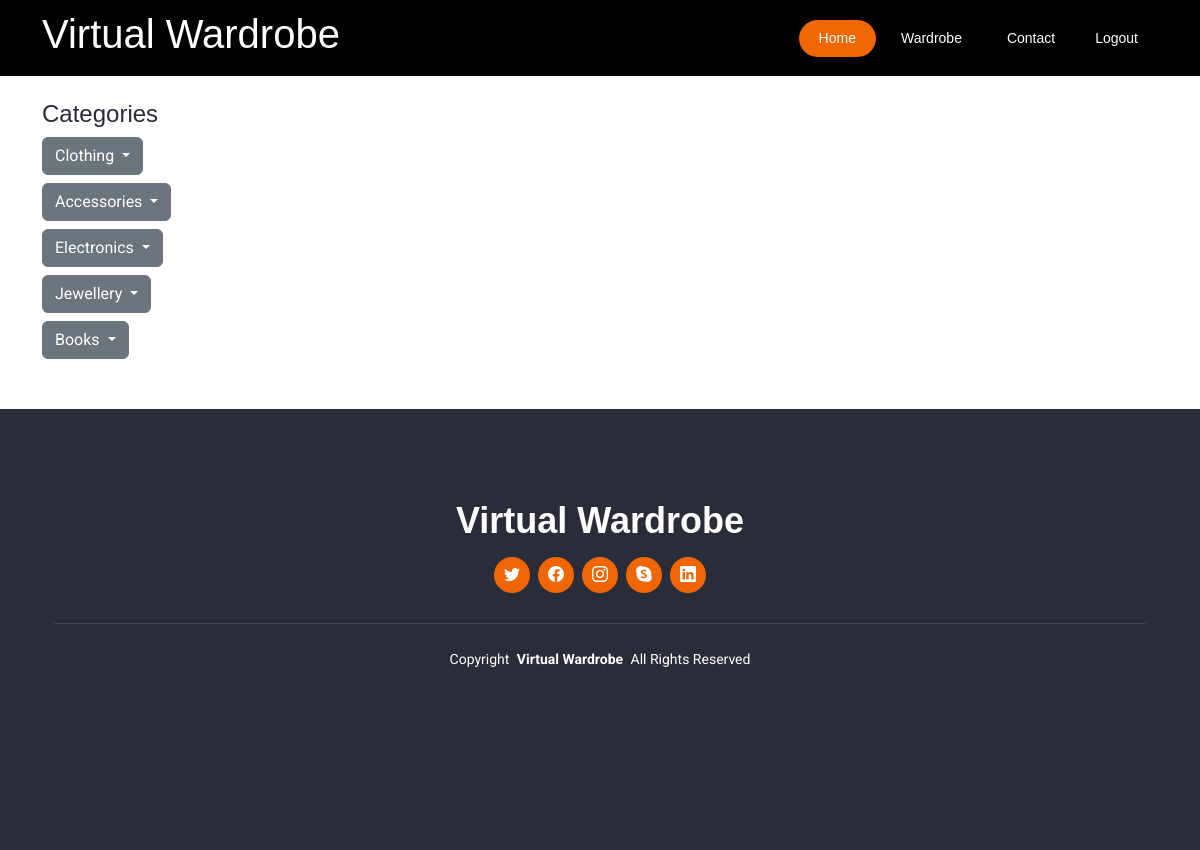
The app's page /wardrobe/Shirts (signed in), older data.
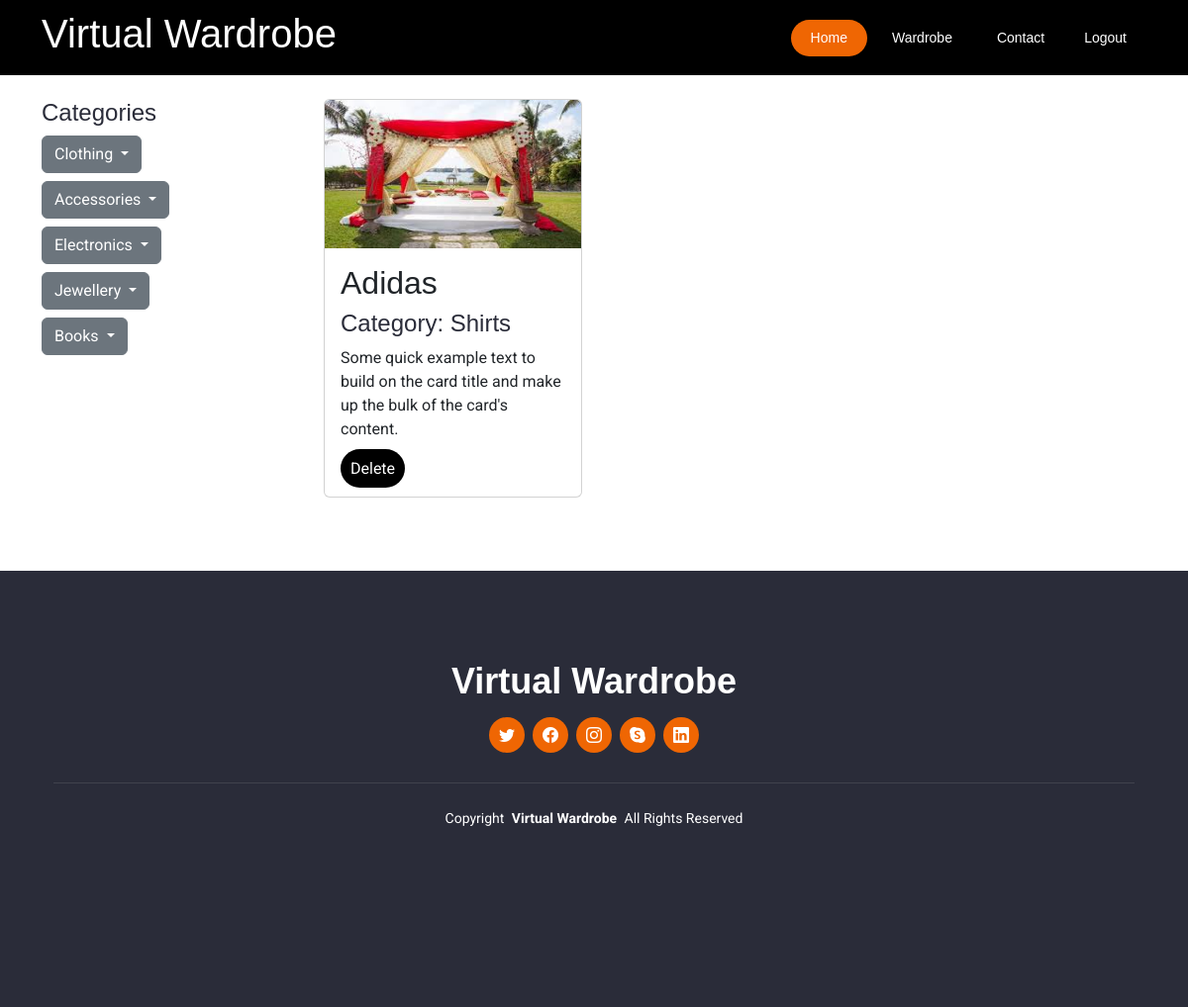
The same page, newer data.
### myapp/models.py (models this page shows, shortened)
class user_item(models.Model):
    user = models.ForeignKey(User, on_delete=models.CASCADE)
    size_choices = (
        ('Extra Small', 'XS'),
        ('small', 'S'),
        ('medium', 'M'),
        ('Large', 'L'),
        ('Extra Large', 'XL'),
    )
    banner = models.ImageField(default='fallback.png', blank=True)
    category=models.CharField(max_length=100, default='category')
    brand = models.CharField(max_length=100)
    color = models.CharField(max_length=100)
    type = models.CharField(max_length=100)
    size = models.CharField(max_length=100, choices=size_choices, blank=True)

### myapp/views.py (the view)
# urls.py: path('wardrobe/<str:name>', views.wardrobe_items, name='wardrobe_items'),
def wardrobe_items(request, name):
    items = user_item.objects.filter(user=request.user).filter(category=name)
    return render(request, 'wardrobe_items.html', {'items': items})

### templates/wardrobe_items.html (shortened to what the changed rows need)
{% load static %}
<!DOCTYPE html>
<html lang="en">
<head>
    <link href="{% static 'assets/vendor/bootstrap/css/bootstrap.min.css' %}" rel="stylesheet">
    <link rel="stylesheet" href="https://cdn.jsdelivr.net/npm/bootstrap-icons@1.10.5/font/bootstrap-icons.css">
    <link href="{% static 'assets/vendor/aos/aos.css' %}" rel="stylesheet">
    <link href="{% static 'assets/vendor/animate.css/animate.min.css' %}" rel="stylesheet">
    <link href="{% static 'assets/vendor/glightbox/css/glightbox.min.css' %}" rel="stylesheet">
    <link href="{% static 'assets/vendor/swiper/swiper-bundle.min.css' %}" rel="stylesheet">
    <link href="{% static 'assets/css/main.css' %}" rel="stylesheet">
</head>
<body>
    <header id="header" style="background-color: black; padding-top: 10px; padding-bottom: 10px;" header d-flex align-items-center fixed-top>
        <div class="container-fluid container-xl position-relative d-flex align-items-center justify-content-between">
            <a href="/" class="logo d-flex align-items-center">
                <h1 class="sitename" style="color: white;">Virtual Wardrobe</h1>
            </a>
        </div>
    </header>
    <div class="container mt-4">
        <div class="row">
            <div class="col-md-9">
                <div class="row">
                    {% for item in items %}
                        <div class="col-md-4 mb-4">
                            <div class="card">
                                <img class="card-img-top" src="{{ item.banner.url }}" style="height: 150px;" alt="Card image cap">
                                <div class="card-body">
                                    <h2 class="card-title">{{ item.brand }}</h2>
                                    <h4>Category: {{ item.category }}</h4>
                                    <p class="card-text">Some quick example text to build on the card title and make up the bulk of the card's content.</p>
                                    <a href="#" class="delete-button">Delete</a>
                                </div>
                            </div>
                        </div>
                    {% endfor %}
                </div>
            </div>
        </div>
    </div>
</body>
</html>

Row changes from the older to the newer data that the page shows:
added user_item: banner (picture), brand "Adidas", category "Shirts"
